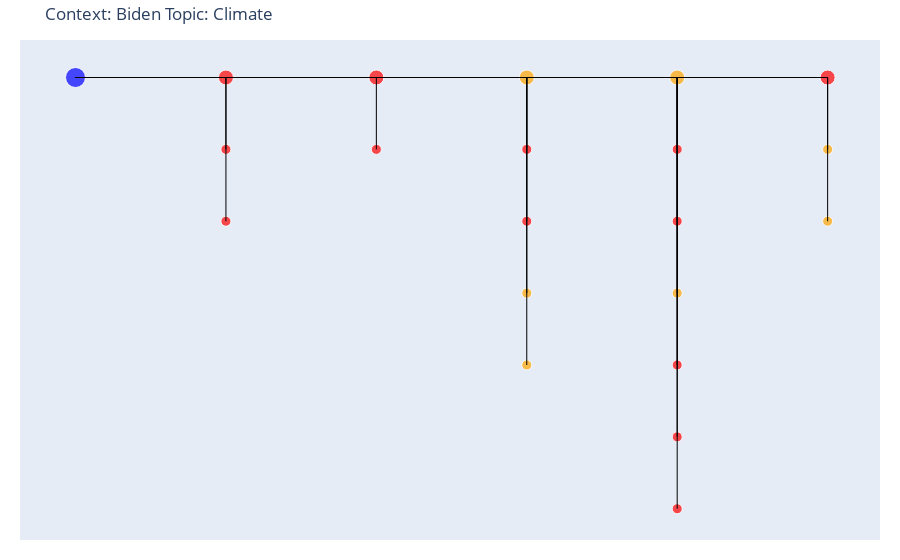

The notebook cell this image was saved under:
### Code cell
import plotly.graph_objects as go
import pandas as pd

# Sample DataFrame, replace with your actual data
# data = {
#     'text': ['Sentence 1', 'Sentence 2'],
#     'rating_value': [1, 2],  # Updated from rating_label to rating_value
#     'similar_phrases': [['Phrase 1.1', 'Phrase 1.2'], ['Phrase 2.1']],
#     'similar_ratings': [[1, 2], [3]]
# }
# df = pd.DataFrame(data)

# Define a function to get color based on rating
def get_color(rating):
    if rating == 1:
        return 'red'
    elif rating == 2:
        return 'orange'
    else:
        return 'green'

# Initialize variables for nodes
x_nodes = []
y_nodes = []
hover_texts = []
node_colors = []
node_sizes = []

# Add the root node
x_nodes.append(0)
y_nodes.append(0)
hover_texts.append('ROOT<br>Rating: -')
node_colors.append('blue')
node_sizes.append(20)

# Set positions for sentence and phrase nodes
for index, row in df.iterrows():
    x_nodes.append(index + 1)
    y_nodes.append(0)
    hover_texts.append(f"{row['text']}<br>Rating: {row['rating_value']}")  # Updated to rating_value
    node_colors.append(get_color(row['rating_value']))  # Updated to rating_value
    node_sizes.append(15)

    y_phrase = -1
    for phrase, rating in zip(row['similar_phrases'], row['similar_ratings']):
        x_nodes.append(index + 1)
        y_nodes.append(y_phrase)
        hover_texts.append(f"{phrase}<br>Rating: {rating}")
        node_colors.append(get_color(rating))
        node_sizes.append(10)
        y_phrase -= 1

# Create the figure
fig = go.Figure()

# Add traces for nodes
fig.add_trace(go.Scatter(x=x_nodes, y=y_nodes, mode='markers', 
                         hoverinfo='text', hovertext=hover_texts,
                         marker=dict(color=node_colors, size=node_sizes)))

# Add lines for edges
for i in range(len(df)):
    # Connect sentence to root
    fig.add_shape(type='line', x0=0, y0=0, x1=i+1, y1=0, line=dict(color='black', width=1))

    # Connect phrases to their sentence
    for j in range(len(df.at[i, 'similar_phrases'])):
        fig.add_shape(type='line', x0=i+1, y0=0, x1=i+1, y1=-j-1, line=dict(color='black', width=1))

# Update layout
fig.update_layout(title="Context: Biden Topic: Climate", hovermode='closest',
                  xaxis=dict(showgrid=False, zeroline=False, showticklabels=False),
                  yaxis=dict(showgrid=False, zeroline=False, showticklabels=False),
                  margin=dict(l=20, r=20, t=40, b=20))

# Show figure
fig.show()

### Figure 1 — Plotly figure (JSON) as saved in the notebook; plotly's stock layout.template omitted (floating-point values rounded to 4 significant figures)
{"data": [{"hoverinfo": "text", "hovertext": ["ROOT<br>Rating: -", "Biden climate plan will cut American meat consumption<br>Rating: 1", "President Joe Biden's climate plan includes cutting 90% of red meat from Americans' diets by 2030.<br>Rating: 1", "An image shared on Facebook claims President Joe Biden’s climate plan requires Americans to reduce their red meat consumption by 90 percent.<br>Rating: 1", "A post shared on Facebook claims that President Joe Biden’s administration is seeking to ban the use of gas stoves.<br>Rating: 1", "U.S. President Joe Biden’s administration is planning to ban gas stoves over concerns surrounding climate change.<br>Rating: 1", "Says President Joe Biden is trying to send taxpayer dollars to manufacturers overseas that do not abide by the same (carbon emission) standards we do at home.<br>Rating: 2", "Says Joe Biden plans to mandate net-zero carbon emissions for homes, offices and all new buildings by 2030. That basically means no windows, no nothing.<br>Rating: 1", "Says Joe Biden has plans to ban animal agriculture and gas-powered cars.<br>Rating: 1", "Says Joe Biden will redirect the $30 billion that Donald Trump left for U.S. farmers to ‘climate change.’<br>Rating: 2", "Says Joe Biden wants American farmers to put their farmland into Gvt ‘land banks.’ Gvt would then tell farmers what ‘sustainable’ plants they could grow.<br>Rating: 2", "Says Joe Biden is following through with a fracking ban.<br>Rating: 2", "Joe Biden wants to ban fracking<br>Rating: 1", "Joe Biden plans to ban fracking<br>Rating: 1", "In the 2020 presidential election, Democratic candidate Joe Biden's policy on fracking was to ban it outright.<br>Rating: 2", "Says Democratic presidential nominee Joe Biden backs a fracking ban that would cost 100,000 Wisconsin jobs<br>Rating: 1", "Says Joe Biden has plans to ban animal agriculture and gas-powered cars.<br>Rating: 1", "Says Joe Biden's plan for net-zero emissions would instantly shut down all fracking and all mining immediately in Pennsylvania.<br>Rating: 1", "President Joe Biden said, I know you all know there’s no climate problem, proving that people have been lying for decades about climate change.<br>Rating: 1", "Biden’s Speech Minimizes Historic US Greenhouse Contribution<br>Rating: 2", "Says Joe Biden will redirect the $30 billion that Donald Trump left for U.S. farmers to ‘climate change.’<br>Rating: 2"], "marker": {"color": ["blue", "red", "red", "red", "red", "red", "orange", "red", "red", "orange", "orange", "orange", "red", "red", "orange", "red", "red", "red", "red", "orange", "orange"], "size": [20, 15, 10, 10, 15, 10, 15, 10, 10, 10, 10, 15, 10, 10, 10, 10, 10, 10, 15, 10, 10]}, "mode": "markers", "type": "scatter", "x": [0, 1, 1, 1, 2, 2, 3, 3, 3, 3, 3, 4, 4, 4, 4, 4, 4, 4, 5, 5, 5], "y": [0, 0, -1, -2, 0, -1, 0, -1, -2, -3, -4, 0, -1, -2, -3, -4, -5, -6, 0, -1, -2]}], "layout": {"autosize": true, "hovermode": "closest", "margin": {"b": 20, "l": 20, "r": 20, "t": 40}, "shapes": [{"line": {"color": "black", "width": 1}, "type": "line", "x0": 0, "x1": 1, "y0": 0, "y1": 0}, {"line": {"color": "black", "width": 1}, "type": "line", "x0": 1, "x1": 1, "y0": 0, "y1": -1}, {"line": {"color": "black", "width": 1}, "type": "line", "x0": 1, "x1": 1, "y0": 0, "y1": -2}, {"line": {"color": "black", "width": 1}, "type": "line", "x0": 0, "x1": 2, "y0": 0, "y1": 0}, {"line": {"color": "black", "width": 1}, "type": "line", "x0": 2, "x1": 2, "y0": 0, "y1": -1}, {"line": {"color": "black", "width": 1}, "type": "line", "x0": 0, "x1": 3, "y0": 0, "y1": 0}, {"line": {"color": "black", "width": 1}, "type": "line", "x0": 3, "x1": 3, "y0": 0, "y1": -1}, {"line": {"color": "black", "width": 1}, "type": "line", "x0": 3, "x1": 3, "y0": 0, "y1": -2}, {"line": {"color": "black", "width": 1}, "type": "line", "x0": 3, "x1": 3, "y0": 0, "y1": -3}, {"line": {"color": "black", "width": 1}, "type": "line", "x0": 3, "x1": 3, "y0": 0, "y1": -4}, {"line": {"color": "black", "width": 1}, "type": "line", "x0": 0, "x1": 4, "y0": 0, "y1": 0}, {"line": {"color": "black", "width": 1}, "type": "line", "x0": 4, "x1": 4, "y0": 0, "y1": -1}, {"line": {"color": "black", "width": 1}, "type": "line", "x0": 4, "x1": 4, "y0": 0, "y1": -2}, {"line": {"color": "black", "width": 1}, "type": "line", "x0": 4, "x1": 4, "y0": 0, "y1": -3}, {"line": {"color": "black", "width": 1}, "type": "line", "x0": 4, "x1": 4, "y0": 0, "y1": -4}, {"line": {"color": "black", "width": 1}, "type": "line", "x0": 4, "x1": 4, "y0": 0, "y1": -5}, {"line": {"color": "black", "width": 1}, "type": "line", "x0": 4, "x1": 4, "y0": 0, "y1": -6}, {"line": {"color": "black", "width": 1}, "type": "line", "x0": 0, "x1": 5, "y0": 0, "y1": 0}, {"line": {"color": "black", "width": 1}, "type": "line", "x0": 5, "x1": 5, "y0": 0, "y1": -1}, {"line": {"color": "black", "width": 1}, "type": "line", "x0": 5, "x1": 5, "y0": 0, "y1": -2}], "title": {"text": "Context: Biden Topic: Climate"}, "xaxis": {"autorange": true, "range": [-0.3628, 5.343], "showgrid": false, "showticklabels": false, "type": "linear", "zeroline": false}, "yaxis": {"autorange": true, "range": [-6.507, 0.6567], "showgrid": false, "showticklabels": false, "type": "linear", "zeroline": false}}}
